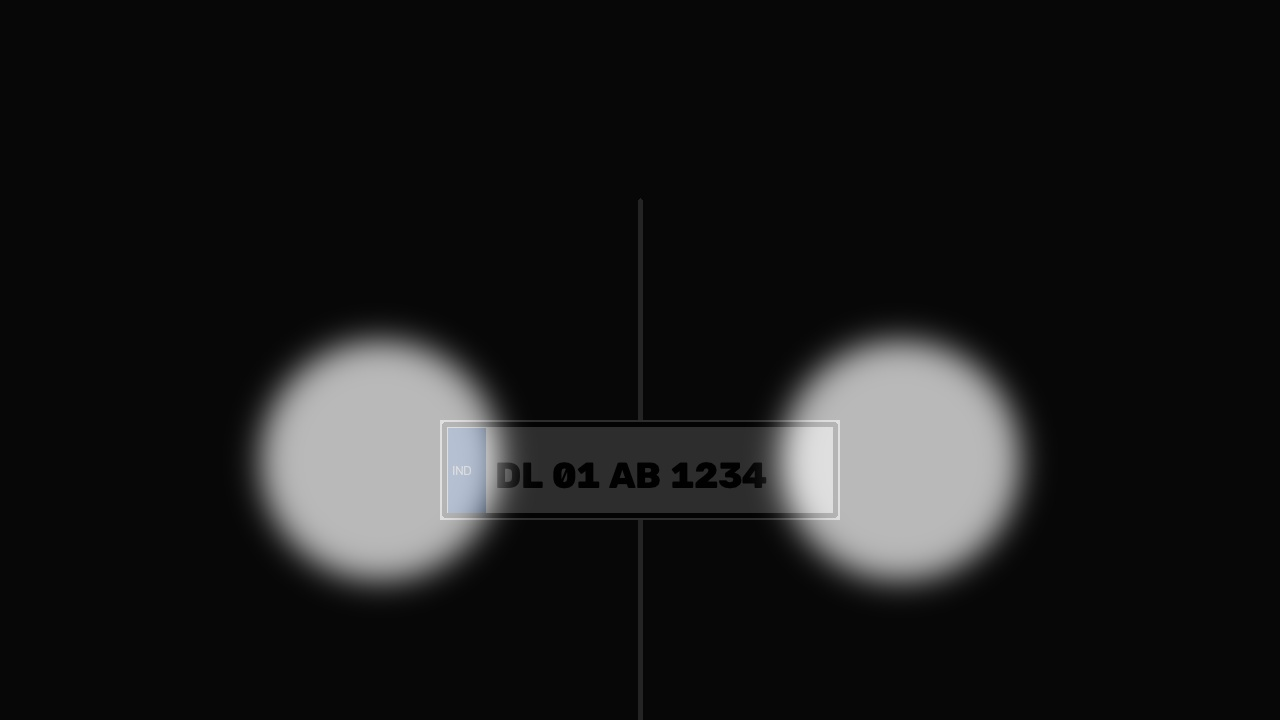
#> input picture test_assets/adverse_benchmark/01_adverse_night_glare.jpg, 1280 x 720 px
$ python -i preprocessing.py   (imports and definitions only)
#> lines starting #> are read from the running program, lines starting #| are printed output that depends on the picture; after the words box and inside, x2 and y2 are one past the last pixel; in counts of white or black regions, pixels touching at a corner belong together
"""
Advanced OpenCV Image Restoration & Preprocessing Pipeline for Adverse ANPR.
Designed to achieve >90% OCR accuracy under:
  - Night-time low light & blinding headlight glare (via LAB-space CLAHE)
  - Monsoon rain, fog, and sensor grain (via Bilateral Edge-Preserving Denoising)
  - Steep oblique/angled camera perspectives (via Affine Deskewing & Homography)
  - Vehicle speed-induced motion blur (via Gaussian Unsharp Masking)
"""

import cv2
import numpy as np
from typing import Dict, Tuple, Any, Optional


class ImagePreprocessingPipeline:
    """
    Modular OpenCV restoration pipeline.
    Produces both intermediate inspection stages and final optimized plate patches.
    """

    def __init__(
        self,
        clahe_clip_limit: float = 3.0,
        clahe_tile_grid: Tuple[int, int] = (8, 8),
        bilateral_d: int = 9,
        bilateral_sigma_color: float = 75.0,
        bilateral_sigma_space: float = 75.0,
        unsharp_weight: float = 1.6,
        unsharp_blur_sigma: float = 3.0
    ):
        self.clahe_clip_limit = clahe_clip_limit
        self.clahe_tile_grid = clahe_tile_grid
        self.bilateral_d = bilateral_d
        self.bilateral_sigma_color = bilateral_sigma_color
        self.bilateral_sigma_space = bilateral_sigma_space
        self.unsharp_weight = unsharp_weight
        self.unsharp_blur_sigma = unsharp_blur_sigma

    def apply_clahe(self, image: np.ndarray) -> np.ndarray:
        """
        Applies Contrast Limited Adaptive Histogram Equalization in LAB space.
        Boosts shadowed plate characters without blowing out bright headlights.
        """
        if len(image.shape) == 2:
            clahe = cv2.createCLAHE(clipLimit=self.clahe_clip_limit, tileGridSize=self.clahe_tile_grid)
            return clahe.apply(image)

        # Convert BGR to LAB color space
        lab = cv2.cvtColor(image, cv2.COLOR_BGR2LAB)
        l, a, b = cv2.split(lab)

        clahe = cv2.createCLAHE(clipLimit=self.clahe_clip_limit, tileGridSize=self.clahe_tile_grid)
        l_clahe = clahe.apply(l)

        # Merge back and convert to BGR
        merged = cv2.merge((l_clahe, a, b))
        return cv2.cvtColor(merged, cv2.COLOR_LAB2BGR)

    def apply_bilateral_denoising(self, image: np.ndarray) -> np.ndarray:
        """
        Removes rain streaks, sensor grain, and fog noise
        while preserving the high-contrast sharp edges of alphanumeric characters.
        """
        return cv2.bilateralFilter(
            image,
            d=self.bilateral_d,
            sigmaColor=self.bilateral_sigma_color,
            sigmaSpace=self.bilateral_sigma_space
        )

    def apply_unsharp_masking(self, image: np.ndarray) -> np.ndarray:
        """
        Compensates for vehicle motion blur by adding high-frequency edge delta.
        Formula: sharpened = (1 + w) * image - w * gaussian_blurred
        """
        blurred = cv2.GaussianBlur(image, (0, 0), sigmaX=self.unsharp_blur_sigma)
        sharpened = cv2.addWeighted(
            image,
            self.unsharp_weight,
            blurred,
            -(self.unsharp_weight - 1.0),
            0
        )
        return np.clip(sharpened, 0, 255).astype(np.uint8)

    def deskew_plate(self, image: np.ndarray) -> Tuple[np.ndarray, float]:
        """
        Detects plate tilt angle up to ±45° and applies an affine rotation
        to make character baselines strictly horizontal for the OCR engine.
        """
        gray = cv2.cvtColor(image, cv2.COLOR_BGR2GRAY) if len(image.shape) == 3 else image

        # Detect edges and find contours
        edges = cv2.Canny(gray, 50, 150, apertureSize=3)
        contours, _ = cv2.findContours(edges, cv2.RETR_LIST, cv2.CHAIN_APPROX_SIMPLE)

        angle = 0.0
        max_area = 0
        best_rect = None

        h, w = gray.shape[:2]
        img_area = h * w

        for cnt in contours:
            area = cv2.contourArea(cnt)
            if area > max_area and (area > 0.05 * img_area):
                rect = cv2.minAreaRect(cnt)
                max_area = area
                best_rect = rect

        if best_rect is not None:
            # OpenCV minAreaRect returns angle in [-90, 0) or [0, 90)
            angle = best_rect[-1]
            if angle < -45:
                angle = 90 + angle
            elif angle > 45:
                angle = angle - 90

            # Restrict skew correction to reasonable tilt angles
            if abs(angle) > 0.5 and abs(angle) < 45.0:
                center = (w // 2, h // 2)
                rot_mat = cv2.getRotationMatrix2D(center, angle, 1.0)
                deskewed = cv2.warpAffine(
                    image,
                    rot_mat,
                    (w, h),
                    flags=cv2.INTER_CUBIC,
                    borderMode=cv2.BORDER_REPLICATE
                )
                return deskewed, float(angle)

        return image, 0.0

    def isolate_characters_adaptive(self, image: np.ndarray) -> np.ndarray:
        """
        Adaptive binarization using Otsu and local thresholding
        to segment dark characters against reflective plate backgrounds.
        """
        gray = cv2.cvtColor(image, cv2.COLOR_BGR2GRAY) if len(image.shape) == 3 else image

        # Contrast stretch
        norm = cv2.normalize(gray, None, alpha=0, beta=255, norm_type=cv2.NORM_MINMAX)

        # Otsu thresholding
        _, thresh = cv2.threshold(norm, 0, 255, cv2.THRESH_BINARY + cv2.THRESH_OTSU)

        # Check if text is inverted (white on dark vs black on light)
        white_pixels = np.sum(thresh == 255)
        total_pixels = thresh.size
        if white_pixels < (total_pixels * 0.5):
            thresh = cv2.bitwise_not(thresh)

        return thresh

    def process(self, image: np.ndarray) -> Dict[str, Any]:
        """
        Runs the full 4-stage restoration pipeline.
        Returns the optimized image alongside intermediate stage crops for the UI lab.
        """
        if image is None or image.size == 0:
            raise ValueError("Invalid or empty image provided to preprocessing pipeline")

        # 1. CLAHE Contrast Equalization
        stage_clahe = self.apply_clahe(image)

        # 2. Bilateral Denoising
        stage_denoised = self.apply_bilateral_denoising(stage_clahe)

        # 3. Perspective Deskewing
        stage_deskewed, detected_angle = self.deskew_plate(stage_denoised)

        # 4. Motion Blur Compensation (Unsharp)
        stage_sharpened = self.apply_unsharp_masking(stage_deskewed)

        # 5. Character Isolation Binary Mask
        stage_binarized = self.isolate_characters_adaptive(stage_sharpened)

        return {
            "original": image,
            "clahe": stage_clahe,
            "denoised": stage_denoised,
            "deskewed": stage_deskewed,
            "deskew_angle_deg": round(detected_angle, 2),
            "sharpened": stage_sharpened,
            "binarized": stage_binarized,
            "final_optimized": stage_sharpened
        }

>>> import cv2
>>> picture = cv2.imread('../../../test_assets/adverse_benchmark/01_adverse_night_glare.jpg')
#> picture is the input picture: shape (720, 1280, 3); mean B, G, R 25.7, 25.6, 25.6
>>> result = ImagePreprocessingPipeline().process(picture)
#> in apply_clahe, `lab = cv2.cvtColor(image, cv2.COLOR_BGR2LAB)`: lab: shape (720, 1280, 3); mean of channels 0, 1, 2 24.8, 128, 128
#> in apply_clahe, `l_clahe = clahe.apply(l)`:
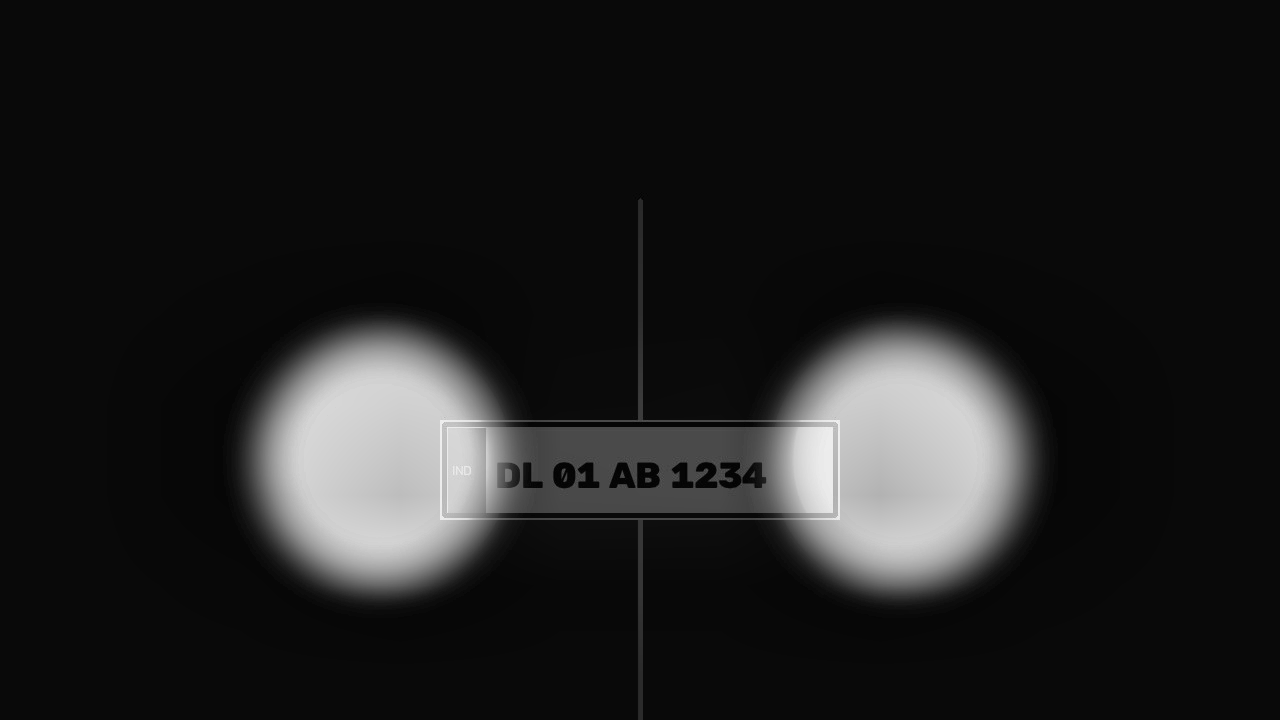
#> l_clahe: shape (720, 1280); min 2, max 240, mean 30.1
#> in apply_clahe, `merged = cv2.merge((l_clahe, a, b))`: merged: shape (720, 1280, 3); mean of channels 0, 1, 2 30.1, 128, 128
#> in deskew_plate, `edges = cv2.Canny(gray, 50, 150, apertureSize=3)`:
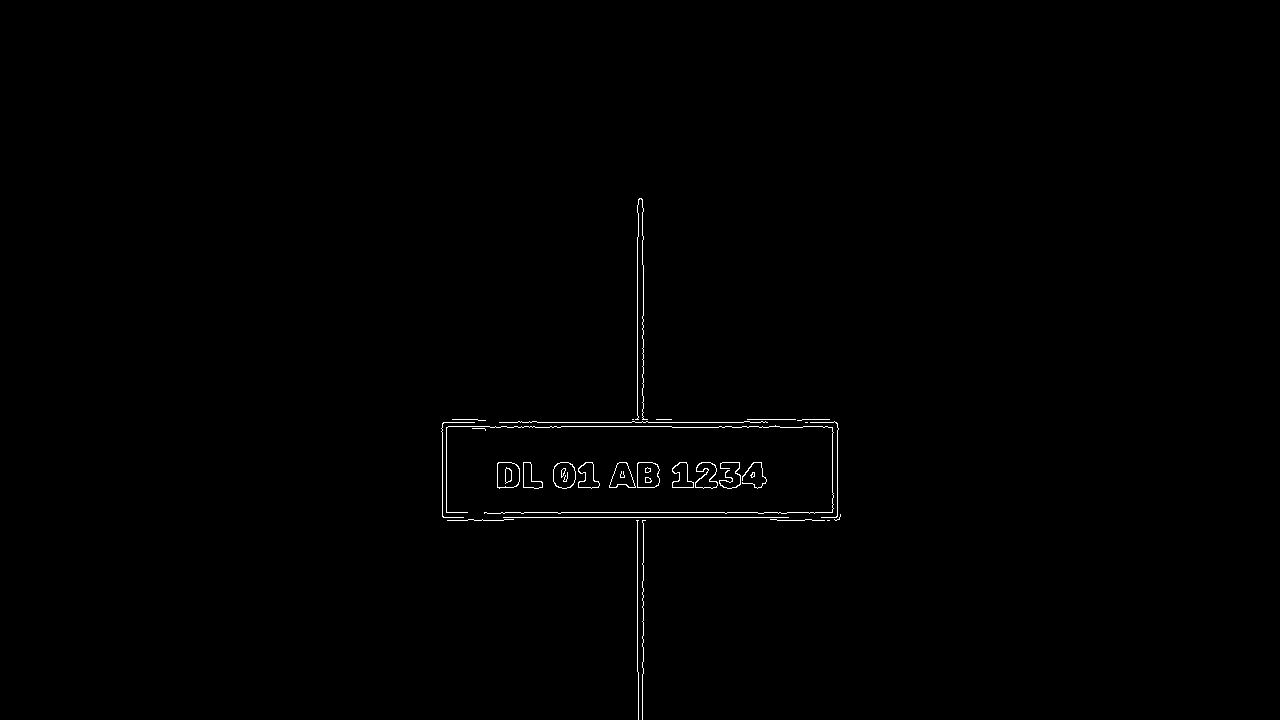
#> edges: shape (720, 1280); 0.44% white in thin lines or dots, all inside (x1, y1, x2, y2) = (441, 198, 841, 720)
#> in deskew_plate, `contours, _ = cv2.findContours(edges, cv2.RETR_LIST, cv2.CHAIN_APPROX_..`: contours = 49 contours, 27 with area under 20; largest, box (x1, y1, x2, y2) and area: (497, 462, 520, 489) 521, (637, 462, 660, 488) 515, (497, 462, 520, 488) 511, (637, 462, 660, 488) 507, (553, 462, 576, 489) 488
#> the loop in deskew_plate, `for cnt in contours:` made 49 passes
#> area on passes 8, 9, 15, 17, 19, 20, 21, 22, 23, 24, 25, 26: 22.5, 25.5, 73, 22, 77.5, 357.5, 314, 507, 405.5, 314, 474.5, 265.5
#> after the loop in deskew_plate, `for cnt in contours:`: max_area = 0
#> in isolate_characters_adaptive, `_, thresh = cv2.threshold(norm, 0, 255, cv2.THRESH_BINARY + cv2.THRESH..`:
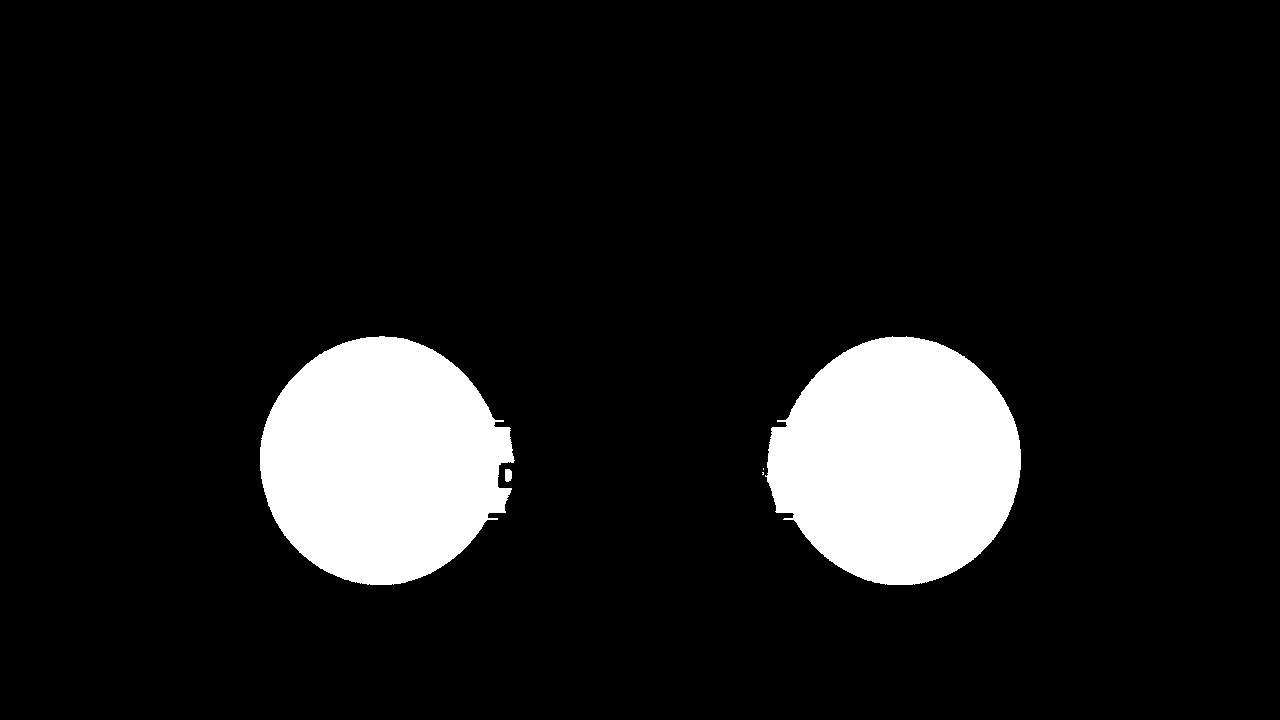
#> thresh: shape (720, 1280); 10.3% white; 5 white regions (2 under 20 px), largest, box (x1, y1, x2, y2) and area: (765, 336, 1021, 585) 47792, (260, 336, 515, 585) 47468, (505, 469, 512, 482) 82
#> in isolate_characters_adaptive, `white_pixels = np.sum(thresh == 255)`: white_pixels = 95349
#> result = 8 items
